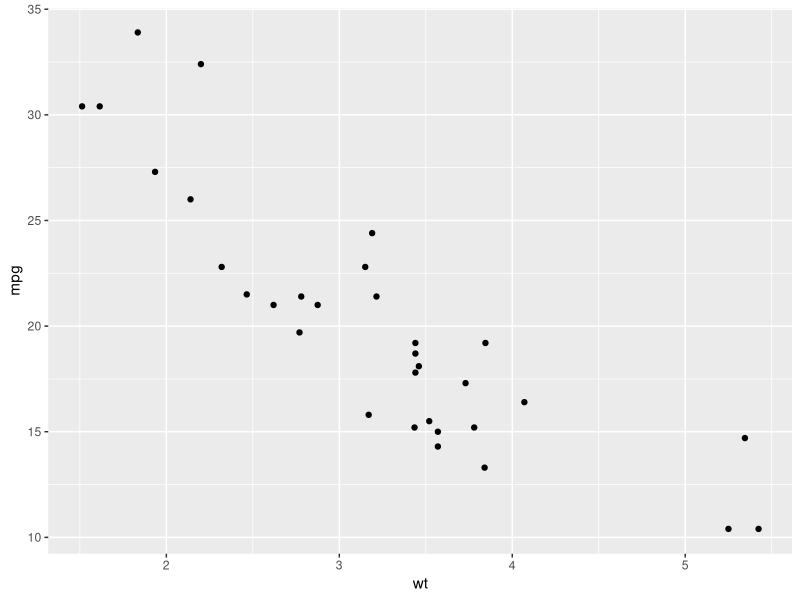
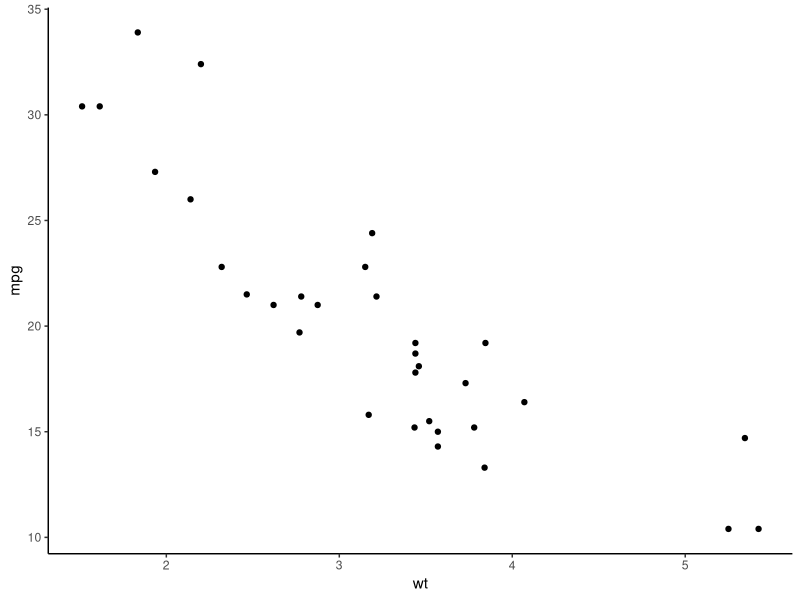
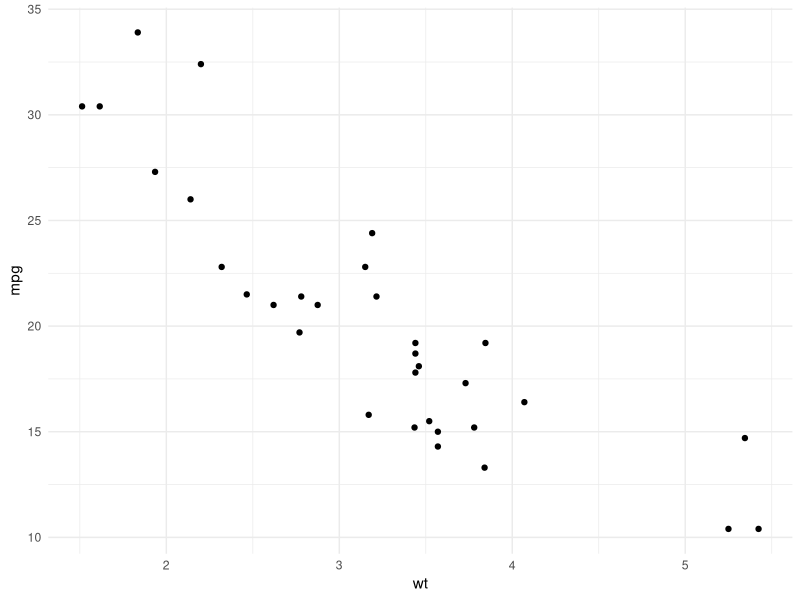
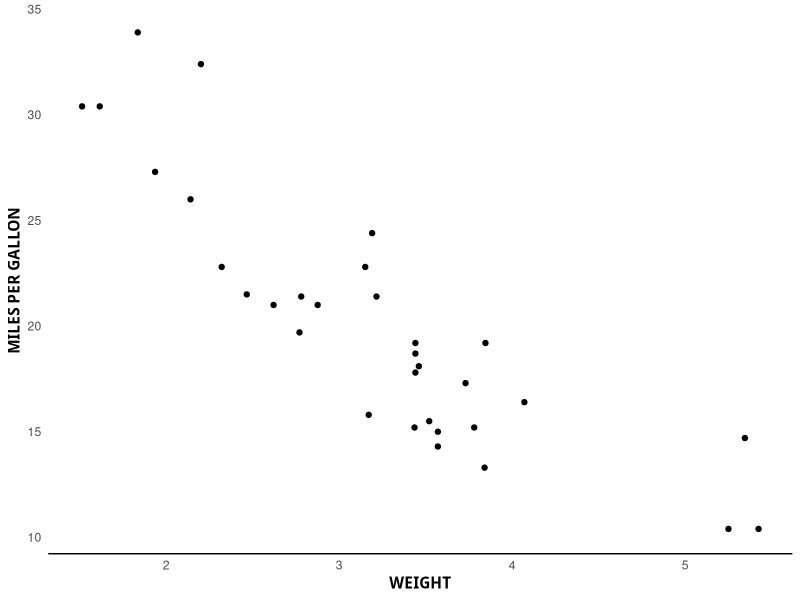
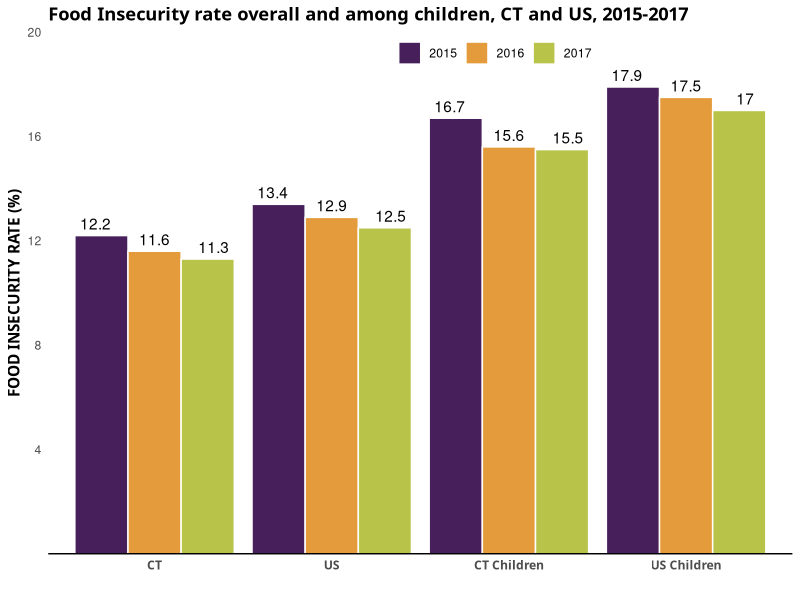
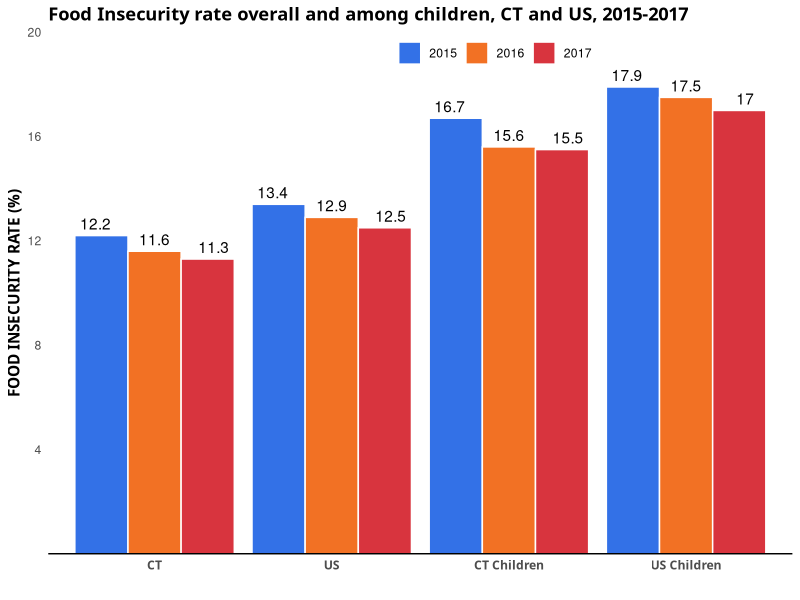
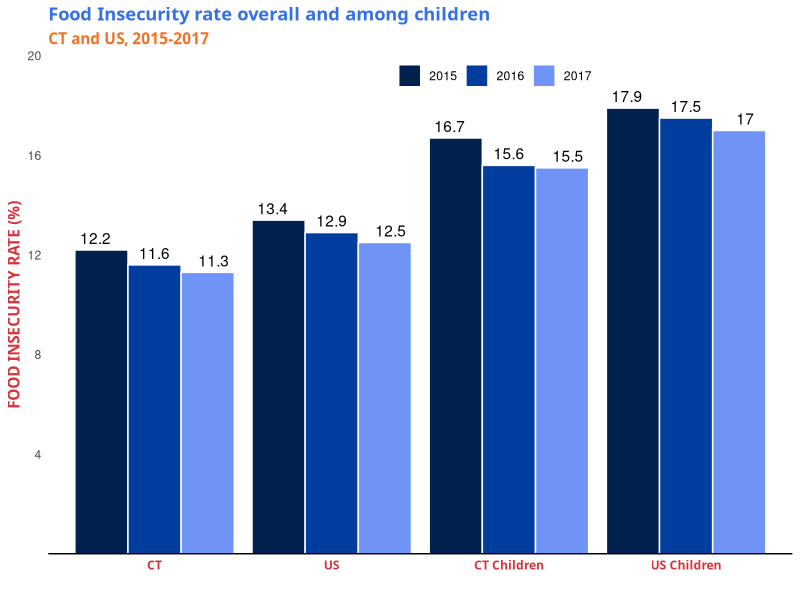

Recreate these plots in R, in order.
# some notes on ggplot themes
# jotting theme down as I go through published document


cars <- 
  mtcars |> 
  dplyr::as_tibble()

cars

# vanilla ggplot

library(ggplot2)

ggplot(cars, aes(x = wt, y = mpg)) +
  geom_point()


# things noticed with current theme

## no vertical grid line
## points often annotated with value
## theme: green, dark purple, dark blue-green, orange, light blue, grey
## current theme colors:
current_main_colors <- 
  list(
    lightblue = "#61B5CC",
    darkblue = "#214066",
    orange = "#E39B3B",
    otherblue = "#3866A0",
    purple = "#47205B",
    green = "#B8C349",
    sortagray = "#7B8B98"
  )

# sometimes they'll take one of those colors
# and just go through the whole gradient of that one

# custom ct theme
theme_ct_vertical <- function() {
  ggplot2::theme_classic() + 
  ggplot2::theme(
    axis.line.y = element_blank(),
    axis.ticks.y = element_blank(),
    axis.ticks.x = element_blank(),
    axis.title = element_text(face = "bold", family = "Poppins")
  )
}

# classic
ggplot(cars, aes(x = wt, y = mpg)) +
  geom_point() +
  theme_classic() 

# minimal
ggplot(cars, aes(x = wt, y = mpg)) +
  geom_point() +
  theme_minimal()
  

# ct theme
ggplot(cars, aes(x = wt, y = mpg)) +
  geom_point() +
  # theme_classic() +
  theme_ct_vertical() +
  labs(
    x = "WEIGHT",
    y = "MILES PER GALLON"
  )


# food insecurity demo

demo_food <- 
  dplyr::tibble(
    grp = c(
      rep("CT", 3), 
      rep("US", 3), 
      rep("CT Children", 3), 
      rep("US Children", 3)
    ),
    year = rep(c(2015:2017), 4), 
    prc = c(
      12.2, 
      11.6, 
      11.3, 
      13.4, 
      12.9, 
      12.5, 
      16.7, 
      15.6, 
      15.5, 
      17.9, 
      17.5, 
      17.0
    )
  ) |> 
  dplyr::mutate(
    year = factor(year),
    grp = factor(grp, levels = c("CT", "US", "CT Children", "US Children"))
  )



# recreate sha
ggplot(demo_food) +
  geom_col(
    aes(x = grp, y = prc, fill =  year), col = "white",
    position = "dodge"
  ) +
  geom_text(
    aes(x = grp, y = prc, fill = year, label = prc),
    position = position_dodge(width = 1.0), 
    vjust = -0.5
  ) + 
  scale_fill_manual(values = c( "#47205B","#E39B3B", "#B8C349")) +
  scale_y_continuous(
    limits = c(0, 20), breaks = c(4,8,12,16,20),
    expand = c(0, 0)
  ) +
  theme_ct_vertical() +
  theme(
    title = element_text(face = "bold", family = "Poppins"),
    axis.text.x = element_text(face = "bold", family = "Poppins"),
    legend.position = "inside",
    legend.position.inside = c(0.6, 0.96),
    legend.direction = "horizontal",
    legend.title = element_blank(),
    legend.background = element_blank()
  ) +
  labs(
    x = "",
    y = "FOOD INSECURITY RATE (%)",
    title = "Food Insecurity rate overall and among children, CT and US, 2015-2017",
  )

#same plot but current ct themes spread across the groups
ggplot(demo_food) +
  geom_col(
    aes(x = grp, y = prc, fill =  year), col = "white",
    position = "dodge"
  ) +
  geom_text(
    aes(x = grp, y = prc, fill = year, label = prc),
    position = position_dodge(width = 1.0), 
    vjust = -0.5
  ) + 
  scale_fill_manual(values = c( "#3371E7","#F27124", "#D8343E")) +
  scale_y_continuous(
    limits = c(0, 20), breaks = c(4,8,12,16,20),
    expand = c(0, 0)
  ) +
  theme_ct_vertical() +
  theme(
    title = element_text(face = "bold", family = "Poppins"),
    axis.text.x = element_text(face = "bold", family = "Poppins"),
    legend.position = "inside",
    legend.position.inside = c(0.6, 0.96),
    legend.direction = "horizontal",
    legend.title = element_blank(),
    legend.background = element_blank()
  ) +
  labs(
    x = "",
    y = "FOOD INSECURITY RATE (%)",
    title = "Food Insecurity rate overall and among children, CT and US, 2015-2017",
  )

#same plot but current ct themes just prm colors
ggplot(demo_food) +
  geom_col(
    aes(x = grp, y = prc, fill =  year), col = "white",
    position = "dodge"
  ) +
  geom_text(
    aes(x = grp, y = prc, fill = year, label = prc),
    position = position_dodge(width = 1.0), 
    vjust = -0.5
  ) + 
  scale_fill_manual(values = c("#00214D", "#003D9C", "#7094F5")) +
  scale_y_continuous(
    limits = c(0, 20), breaks = c(4,8,12,16,20),
    expand = c(0, 0)
  ) +
  theme_ct_vertical() +
  theme(
    plot.title = element_text(face = "bold", family = "Poppins", colour = "#3371E7"),
    plot.subtitle = element_text(face = "bold", family = "Poppins", colour = "#F27124"),
    axis.text.x = element_text(face = "bold", family = "Poppins", colour = "#D8343E"),
    axis.title.y = element_text(face = "bold", family = "Poppins", colour = "#D8343E"),
    legend.position = "inside",
    legend.position.inside = c(0.6, 0.96),
    legend.direction = "horizontal",
    legend.title = element_blank(),
    legend.background = element_blank()
  ) +
  labs(
    x = "",
    y = "FOOD INSECURITY RATE (%)",
    title = "Food Insecurity rate overall and among children",
    subtitle = "CT and US, 2015-2017"
  )
